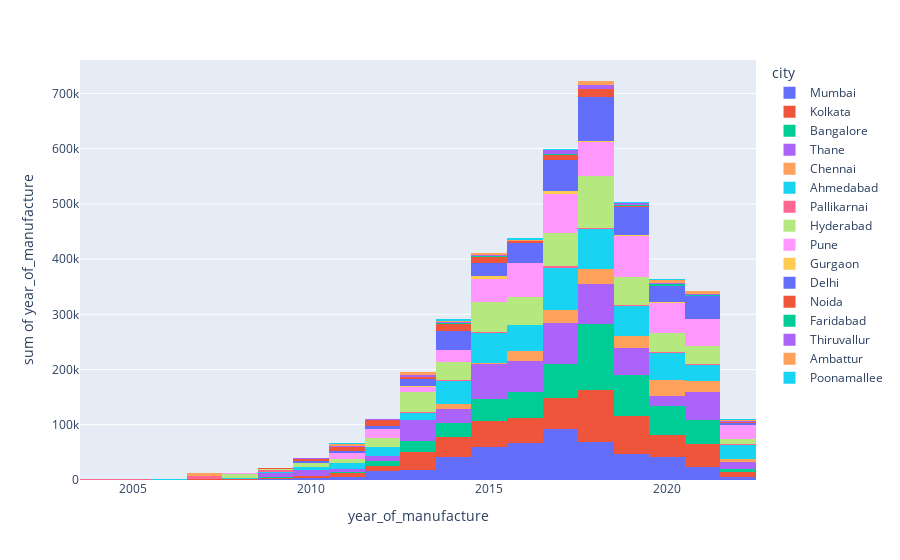

Notebook source saved alongside this figure:
### Markdown cell above
# Car manufacture yearly  with cities

### Code cell
fig = px.histogram(n_d1, x="year_of_manufacture", y="year_of_manufacture",color='city')
fig.show()

### Figure 1 — Plotly figure (JSON) as saved in the notebook; plotly's stock layout.template omitted (floating-point values rounded to 4 significant figures; data arrays with more than 128 entries replaced by an {"elided": "..."} marker saying what was removed)
{"data": [{"alignmentgroup": "True", "bingroup": "x", "histfunc": "sum", "hovertemplate": "city=Mumbai<br>year_of_manufacture=%{x}<br>sum of year_of_manufacture=%{y}<extra></extra>", "legendgroup": "Mumbai", "marker": {"color": "#636efa", "pattern": {"shape": ""}}, "name": "Mumbai", "offsetgroup": "Mumbai", "orientation": "v", "showlegend": true, "type": "histogram", "x": {"elided": "246 int values"}, "xaxis": "x", "y": {"elided": "246 int values"}, "yaxis": "y"}, {"alignmentgroup": "True", "bingroup": "x", "histfunc": "sum", "hovertemplate": "city=Kolkata<br>year_of_manufacture=%{x}<br>sum of year_of_manufacture=%{y}<extra></extra>", "legendgroup": "Kolkata", "marker": {"color": "#EF553B", "pattern": {"shape": ""}}, "name": "Kolkata", "offsetgroup": "Kolkata", "orientation": "v", "showlegend": true, "type": "histogram", "x": {"elided": "245 int values"}, "xaxis": "x", "y": {"elided": "245 int values"}, "yaxis": "y"}, {"alignmentgroup": "True", "bingroup": "x", "histfunc": "sum", "hovertemplate": "city=Bangalore<br>year_of_manufacture=%{x}<br>sum of year_of_manufacture=%{y}<extra></extra>", "legendgroup": "Bangalore", "marker": {"color": "#00cc96", "pattern": {"shape": ""}}, "name": "Bangalore", "offsetgroup": "Bangalore", "orientation": "v", "showlegend": true, "type": "histogram", "x": {"elided": "248 int values"}, "xaxis": "x", "y": {"elided": "248 int values"}, "yaxis": "y"}, {"alignmentgroup": "True", "bingroup": "x", "histfunc": "sum", "hovertemplate": "city=Thane<br>year_of_manufacture=%{x}<br>sum of year_of_manufacture=%{y}<extra></extra>", "legendgroup": "Thane", "marker": {"color": "#ab63fa", "pattern": {"shape": ""}}, "name": "Thane", "offsetgroup": "Thane", "orientation": "v", "showlegend": true, "type": "histogram", "x": {"elided": "244 int values"}, "xaxis": "x", "y": {"elided": "244 int values"}, "yaxis": "y"}, {"alignmentgroup": "True", "bingroup": "x", "histfunc": "sum", "hovertemplate": "city=Chennai<br>year_of_manufacture=%{x}<br>sum of year_of_manufacture=%{y}<extra></extra>", "legendgroup": "Chennai", "marker": {"color": "#FFA15A", "pattern": {"shape": ""}}, "name": "Chennai", "offsetgroup": "Chennai", "orientation": "v", "showlegend": true, "type": "histogram", "x": [2017, 2018, 2016, 2020, 2017, 2016, 2018, 2019, 2018, 2020, 2021, 2017, 2018, 2020, 2016, 2022, 2019, 2014, 2020, 2021, 2019, 2014, 2017, 2019, 2020, 2017, 2017, 2020, 2018, 2019, 2015, 2020, 2022, 2017, 2021, 2020, 2016, 2017, 2016, 2014, 2016, 2017, 2017, 2020, 2018, 2019, 2018, 2016, 2020, 2021, 2021, 2020, 2017, 2019, 2016, 2019, 2021, 2018, 2018, 2018, 2020, 2018, 2016, 2017, 2021, 2021, 2020, 2014, 2019, 2020, 2021, 2019, 2022, 2021, 2018, 2019, 2020, 2018], "xaxis": "x", "y": [2017, 2018, 2016, 2020, 2017, 2016, 2018, 2019, 2018, 2020, 2021, 2017, 2018, 2020, 2016, 2022, 2019, 2014, 2020, 2021, 2019, 2014, 2017, 2019, 2020, 2017, 2017, 2020, 2018, 2019, 2015, 2020, 2022, 2017, 2021, 2020, 2016, 2017, 2016, 2014, 2016, 2017, 2017, 2020, 2018, 2019, 2018, 2016, 2020, 2021, 2021, 2020, 2017, 2019, 2016, 2019, 2021, 2018, 2018, 2018, 2020, 2018, 2016, 2017, 2021, 2021, 2020, 2014, 2019, 2020, 2021, 2019, 2022, 2021, 2018, 2019, 2020, 2018], "yaxis": "y"}, {"alignmentgroup": "True", "bingroup": "x", "histfunc": "sum", "hovertemplate": "city=Ahmedabad<br>year_of_manufacture=%{x}<br>sum of year_of_manufacture=%{y}<extra></extra>", "legendgroup": "Ahmedabad", "marker": {"color": "#19d3f3", "pattern": {"shape": ""}}, "name": "Ahmedabad", "offsetgroup": "Ahmedabad", "orientation": "v", "showlegend": true, "type": "histogram", "x": {"elided": "246 int values"}, "xaxis": "x", "y": {"elided": "246 int values"}, "yaxis": "y"}, {"alignmentgroup": "True", "bingroup": "x", "histfunc": "sum", "hovertemplate": "city=Pallikarnai<br>year_of_manufacture=%{x}<br>sum of year_of_manufacture=%{y}<extra></extra>", "legendgroup": "Pallikarnai", "marker": {"color": "#FF6692", "pattern": {"shape": ""}}, "name": "Pallikarnai", "offsetgroup": "Pallikarnai", "orientation": "v", "showlegend": true, "type": "histogram", "x": [2007, 2017, 2020, 2007, 2013, 2022, 2009, 2021, 2009, 2018, 2004, 2019, 2017, 2015, 2005, 2007, 2014], "xaxis": "x", "y": [2007, 2017, 2020, 2007, 2013, 2022, 2009, 2021, 2009, 2018, 2004, 2019, 2017, 2015, 2005, 2007, 2014], "yaxis": "y"}, {"alignmentgroup": "True", "bingroup": "x", "histfunc": "sum", "hovertemplate": "city=Hyderabad<br>year_of_manufacture=%{x}<br>sum of year_of_manufacture=%{y}<extra></extra>", "legendgroup": "Hyderabad", "marker": {"color": "#B6E880", "pattern": {"shape": ""}}, "name": "Hyderabad", "offsetgroup": "Hyderabad", "orientation": "v", "showlegend": true, "type": "histogram", "x": {"elided": "245 int values"}, "xaxis": "x", "y": {"elided": "245 int values"}, "yaxis": "y"}, {"alignmentgroup": "True", "bingroup": "x", "histfunc": "sum", "hovertemplate": "city=Pune<br>year_of_manufacture=%{x}<br>sum of year_of_manufacture=%{y}<extra></extra>", "legendgroup": "Pune", "marker": {"color": "#FF97FF", "pattern": {"shape": ""}}, "name": "Pune", "offsetgroup": "Pune", "orientation": "v", "showlegend": true, "type": "histogram", "x": {"elided": "247 int values"}, "xaxis": "x", "y": {"elided": "247 int values"}, "yaxis": "y"}, {"alignmentgroup": "True", "bingroup": "x", "histfunc": "sum", "hovertemplate": "city=Gurgaon<br>year_of_manufacture=%{x}<br>sum of year_of_manufacture=%{y}<extra></extra>", "legendgroup": "Gurgaon", "marker": {"color": "#FECB52", "pattern": {"shape": ""}}, "name": "Gurgaon", "offsetgroup": "Gurgaon", "orientation": "v", "showlegend": true, "type": "histogram", "x": [2019, 2013, 2017, 2018, 2020, 2017, 2015, 2015], "xaxis": "x", "y": [2019, 2013, 2017, 2018, 2020, 2017, 2015, 2015], "yaxis": "y"}, {"alignmentgroup": "True", "bingroup": "x", "histfunc": "sum", "hovertemplate": "city=Delhi<br>year_of_manufacture=%{x}<br>sum of year_of_manufacture=%{y}<extra></extra>", "legendgroup": "Delhi", "marker": {"color": "#636efa", "pattern": {"shape": ""}}, "name": "Delhi", "offsetgroup": "Delhi", "orientation": "v", "showlegend": true, "type": "histogram", "x": {"elided": "190 int values"}, "xaxis": "x", "y": {"elided": "190 int values"}, "yaxis": "y"}, {"alignmentgroup": "True", "bingroup": "x", "histfunc": "sum", "hovertemplate": "city=Noida<br>year_of_manufacture=%{x}<br>sum of year_of_manufacture=%{y}<extra></extra>", "legendgroup": "Noida", "marker": {"color": "#EF553B", "pattern": {"shape": ""}}, "name": "Noida", "offsetgroup": "Noida", "orientation": "v", "showlegend": true, "type": "histogram", "x": [2014, 2009, 2017, 2014, 2016, 2018, 2012, 2012, 2019, 2017, 2018, 2012, 2015, 2015, 2012, 2018, 2011, 2017, 2014, 2018, 2017, 2011, 2022, 2018, 2015, 2011, 2016, 2014, 2012, 2013, 2015, 2010, 2010, 2014, 2018, 2014, 2013, 2011, 2018, 2015, 2017], "xaxis": "x", "y": [2014, 2009, 2017, 2014, 2016, 2018, 2012, 2012, 2019, 2017, 2018, 2012, 2015, 2015, 2012, 2018, 2011, 2017, 2014, 2018, 2017, 2011, 2022, 2018, 2015, 2011, 2016, 2014, 2012, 2013, 2015, 2010, 2010, 2014, 2018, 2014, 2013, 2011, 2018, 2015, 2017], "yaxis": "y"}, {"alignmentgroup": "True", "bingroup": "x", "histfunc": "sum", "hovertemplate": "city=Faridabad<br>year_of_manufacture=%{x}<br>sum of year_of_manufacture=%{y}<extra></extra>", "legendgroup": "Faridabad", "marker": {"color": "#00cc96", "pattern": {"shape": ""}}, "name": "Faridabad", "offsetgroup": "Faridabad", "orientation": "v", "showlegend": true, "type": "histogram", "x": [2020, 2014, 2021, 2020, 2017, 2015, 2019], "xaxis": "x", "y": [2020, 2014, 2021, 2020, 2017, 2015, 2019], "yaxis": "y"}, {"alignmentgroup": "True", "bingroup": "x", "histfunc": "sum", "hovertemplate": "city=Thiruvallur<br>year_of_manufacture=%{x}<br>sum of year_of_manufacture=%{y}<extra></extra>", "legendgroup": "Thiruvallur", "marker": {"color": "#ab63fa", "pattern": {"shape": ""}}, "name": "Thiruvallur", "offsetgroup": "Thiruvallur", "orientation": "v", "showlegend": true, "type": "histogram", "x": [2017, 2011, 2013, 2018, 2021, 2017, 2018, 2022, 2012, 2017, 2020, 2018, 2019, 2014, 2010, 2015], "xaxis": "x", "y": [2017, 2011, 2013, 2018, 2021, 2017, 2018, 2022, 2012, 2017, 2020, 2018, 2019, 2014, 2010, 2015], "yaxis": "y"}, {"alignmentgroup": "True", "bingroup": "x", "histfunc": "sum", "hovertemplate": "city=Ambattur<br>year_of_manufacture=%{x}<br>sum of year_of_manufacture=%{y}<extra></extra>", "legendgroup": "Ambattur", "marker": {"color": "#FFA15A", "pattern": {"shape": ""}}, "name": "Ambattur", "offsetgroup": "Ambattur", "orientation": "v", "showlegend": true, "type": "histogram", "x": [2018, 2018, 2020, 2018, 2014, 2016, 2011, 2007, 2018, 2020, 2007, 2015, 2015, 2013, 2021, 2013, 2021, 2013, 2022], "xaxis": "x", "y": [2018, 2018, 2020, 2018, 2014, 2016, 2011, 2007, 2018, 2020, 2007, 2015, 2015, 2013, 2021, 2013, 2021, 2013, 2022], "yaxis": "y"}, {"alignmentgroup": "True", "bingroup": "x", "histfunc": "sum", "hovertemplate": "city=Poonamallee<br>year_of_manufacture=%{x}<br>sum of year_of_manufacture=%{y}<extra></extra>", "legendgroup": "Poonamallee", "marker": {"color": "#19d3f3", "pattern": {"shape": ""}}, "name": "Poonamallee", "offsetgroup": "Poonamallee", "orientation": "v", "showlegend": true, "type": "histogram", "x": [2011, 2016, 2019, 2014, 2017, 2014, 2022, 2020], "xaxis": "x", "y": [2011, 2016, 2019, 2014, 2017, 2014, 2022, 2020], "yaxis": "y"}], "layout": {"barmode": "relative", "legend": {"title": {"text": "city"}, "tracegroupgap": 0}, "margin": {"t": 60}, "xaxis": {"anchor": "y", "domain": [0, 1], "title": {"text": "year_of_manufacture"}}, "yaxis": {"anchor": "x", "domain": [0, 1], "title": {"text": "sum of year_of_manufacture"}}}}
